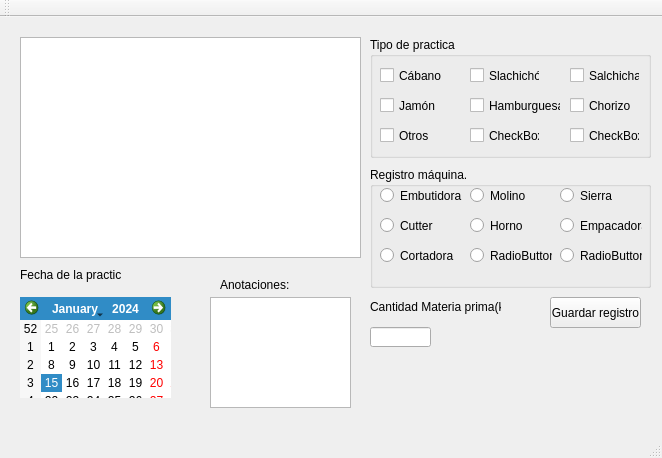
<?xml version="1.0" encoding="UTF-8"?>
<ui version="4.0">
 <class>registro</class>
 <widget class="QMainWindow" name="registro">
  <property name="geometry">
   <rect>
    <x>0</x>
    <y>0</y>
    <width>662</width>
    <height>458</height>
   </rect>
  </property>
  <property name="windowTitle">
   <string>registro</string>
  </property>
  <widget class="QWidget" name="centralWidget">
   <widget class="QPushButton" name="pushButton">
    <property name="geometry">
     <rect>
      <x>550</x>
      <y>280</y>
      <width>91</width>
      <height>31</height>
     </rect>
    </property>
    <property name="text">
     <string>Guardar registro</string>
    </property>
   </widget>
   <widget class="QGroupBox" name="groupBox">
    <property name="geometry">
     <rect>
      <x>370</x>
      <y>20</y>
      <width>281</width>
      <height>121</height>
     </rect>
    </property>
    <property name="title">
     <string>Tipo de practica</string>
    </property>
    <widget class="QCheckBox" name="CabanoBox">
     <property name="geometry">
      <rect>
       <x>10</x>
       <y>30</y>
       <width>70</width>
       <height>17</height>
      </rect>
     </property>
     <property name="text">
      <string>Cábano</string>
     </property>
    </widget>
    <widget class="QCheckBox" name="checkBox_2">
     <property name="geometry">
      <rect>
       <x>100</x>
       <y>30</y>
       <width>70</width>
       <height>17</height>
      </rect>
     </property>
     <property name="text">
      <string>Slachichón</string>
     </property>
    </widget>
    <widget class="QCheckBox" name="checkBox_3">
     <property name="geometry">
      <rect>
       <x>200</x>
       <y>30</y>
       <width>70</width>
       <height>17</height>
      </rect>
     </property>
     <property name="text">
      <string>Salchicha</string>
     </property>
    </widget>
    <widget class="QCheckBox" name="checkBox_4">
     <property name="geometry">
      <rect>
       <x>10</x>
       <y>60</y>
       <width>70</width>
       <height>17</height>
      </rect>
     </property>
     <property name="text">
      <string>Jamón</string>
     </property>
    </widget>
    <widget class="QCheckBox" name="checkBox_5">
     <property name="geometry">
      <rect>
       <x>100</x>
       <y>60</y>
       <width>91</width>
       <height>17</height>
      </rect>
     </property>
     <property name="text">
      <string>Hamburguesa</string>
     </property>
    </widget>
    <widget class="QCheckBox" name="checkBox_6">
     <property name="geometry">
      <rect>
       <x>200</x>
       <y>60</y>
       <width>70</width>
       <height>17</height>
      </rect>
     </property>
     <property name="text">
      <string>Chorizo</string>
     </property>
    </widget>
    <widget class="QCheckBox" name="checkBox_7">
     <property name="geometry">
      <rect>
       <x>10</x>
       <y>90</y>
       <width>70</width>
       <height>17</height>
      </rect>
     </property>
     <property name="text">
      <string>Otros</string>
     </property>
    </widget>
    <widget class="QCheckBox" name="checkBox_8">
     <property name="geometry">
      <rect>
       <x>100</x>
       <y>90</y>
       <width>70</width>
       <height>17</height>
      </rect>
     </property>
     <property name="text">
      <string>CheckBox</string>
     </property>
    </widget>
    <widget class="QCheckBox" name="checkBox_9">
     <property name="geometry">
      <rect>
       <x>200</x>
       <y>90</y>
       <width>70</width>
       <height>17</height>
      </rect>
     </property>
     <property name="text">
      <string>CheckBox</string>
     </property>
    </widget>
   </widget>
   <widget class="QCalendarWidget" name="calendarWidget">
    <property name="geometry">
     <rect>
      <x>20</x>
      <y>280</y>
      <width>151</width>
      <height>101</height>
     </rect>
    </property>
   </widget>
   <widget class="QGroupBox" name="groupBox_2">
    <property name="geometry">
     <rect>
      <x>370</x>
      <y>150</y>
      <width>281</width>
      <height>121</height>
     </rect>
    </property>
    <property name="title">
     <string>Registro máquina.</string>
    </property>
    <widget class="QRadioButton" name="radioEmb">
     <property name="geometry">
      <rect>
       <x>10</x>
       <y>20</y>
       <width>82</width>
       <height>17</height>
      </rect>
     </property>
     <property name="text">
      <string>Embutidora</string>
     </property>
    </widget>
    <widget class="QRadioButton" name="radioMolino">
     <property name="geometry">
      <rect>
       <x>100</x>
       <y>20</y>
       <width>82</width>
       <height>17</height>
      </rect>
     </property>
     <property name="text">
      <string>Molino</string>
     </property>
    </widget>
    <widget class="QRadioButton" name="radioButton_3">
     <property name="geometry">
      <rect>
       <x>10</x>
       <y>50</y>
       <width>82</width>
       <height>17</height>
      </rect>
     </property>
     <property name="text">
      <string>Cutter</string>
     </property>
    </widget>
    <widget class="QRadioButton" name="radioButton_4">
     <property name="geometry">
      <rect>
       <x>190</x>
       <y>20</y>
       <width>82</width>
       <height>17</height>
      </rect>
     </property>
     <property name="text">
      <string>Sierra</string>
     </property>
    </widget>
    <widget class="QRadioButton" name="radioButton_5">
     <property name="geometry">
      <rect>
       <x>100</x>
       <y>50</y>
       <width>82</width>
       <height>17</height>
      </rect>
     </property>
     <property name="text">
      <string>Horno</string>
     </property>
    </widget>
    <widget class="QRadioButton" name="radioButton_6">
     <property name="geometry">
      <rect>
       <x>190</x>
       <y>50</y>
       <width>82</width>
       <height>17</height>
      </rect>
     </property>
     <property name="text">
      <string>Empacadora</string>
     </property>
    </widget>
    <widget class="QRadioButton" name="radioButton_7">
     <property name="geometry">
      <rect>
       <x>10</x>
       <y>80</y>
       <width>82</width>
       <height>17</height>
      </rect>
     </property>
     <property name="text">
      <string>Cortadora</string>
     </property>
    </widget>
    <widget class="QRadioButton" name="radioButton_8">
     <property name="geometry">
      <rect>
       <x>100</x>
       <y>80</y>
       <width>82</width>
       <height>17</height>
      </rect>
     </property>
     <property name="text">
      <string>RadioButton</string>
     </property>
    </widget>
    <widget class="QRadioButton" name="radioButton_9">
     <property name="geometry">
      <rect>
       <x>190</x>
       <y>80</y>
       <width>82</width>
       <height>17</height>
      </rect>
     </property>
     <property name="text">
      <string>RadioButton</string>
     </property>
    </widget>
   </widget>
   <widget class="QLabel" name="label">
    <property name="geometry">
     <rect>
      <x>220</x>
      <y>260</y>
      <width>71</width>
      <height>16</height>
     </rect>
    </property>
    <property name="text">
     <string>Anotaciones:</string>
    </property>
   </widget>
   <widget class="QLabel" name="label_2">
    <property name="geometry">
     <rect>
      <x>20</x>
      <y>250</y>
      <width>101</width>
      <height>16</height>
     </rect>
    </property>
    <property name="text">
     <string>Fecha de la practica.</string>
    </property>
   </widget>
   <widget class="QTextEdit" name="textEdit">
    <property name="geometry">
     <rect>
      <x>210</x>
      <y>280</y>
      <width>141</width>
      <height>111</height>
     </rect>
    </property>
   </widget>
   <widget class="QTextEdit" name="textEdit_2">
    <property name="geometry">
     <rect>
      <x>20</x>
      <y>20</y>
      <width>341</width>
      <height>221</height>
     </rect>
    </property>
   </widget>
   <widget class="QLineEdit" name="lineEdit">
    <property name="geometry">
     <rect>
      <x>370</x>
      <y>310</y>
      <width>61</width>
      <height>20</height>
     </rect>
    </property>
   </widget>
   <widget class="QLabel" name="label_3">
    <property name="geometry">
     <rect>
      <x>370</x>
      <y>280</y>
      <width>131</width>
      <height>20</height>
     </rect>
    </property>
    <property name="text">
     <string>Cantidad Materia prima(kg)</string>
    </property>
   </widget>
  </widget>
  <widget class="QMenuBar" name="menuBar">
   <property name="geometry">
    <rect>
     <x>0</x>
     <y>0</y>
     <width>662</width>
     <height>21</height>
    </rect>
   </property>
  </widget>
  <widget class="QToolBar" name="mainToolBar">
   <attribute name="toolBarArea">
    <enum>TopToolBarArea</enum>
   </attribute>
   <attribute name="toolBarBreak">
    <bool>false</bool>
   </attribute>
  </widget>
  <widget class="QStatusBar" name="statusBar"/>
 </widget>
 <layoutdefault spacing="6" margin="11"/>
 <resources/>
 <connections/>
</ui>
